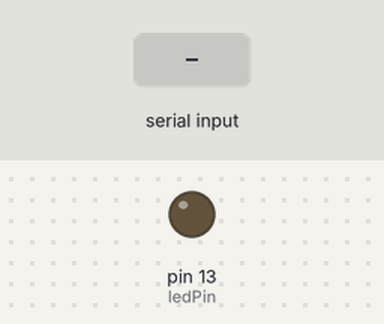
Bench run of a sketch on a simulated Arduino Uno, built with avr-gcc and run on an emulated ATmega328P. Shown: output pins drawn as LEDs (lit = HIGH). The test bench sets the inputs (shaded band).

Above: at 1.2 s.
1.3 s: byte 30 received over Serial
At 2.7 s:
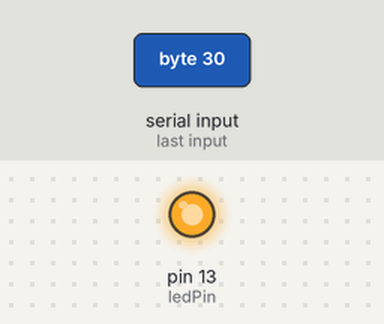
Timing chart, 0 to 4.3 s (numbered marks = the images above; inputs shaded):
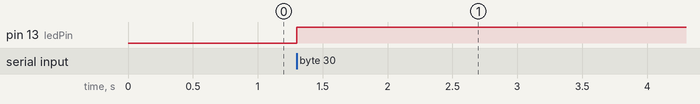

The sketch:

serial_input.ino
```cpp
int inByte = 0;         // incoming serial byte
int ledPin = 13;


void setup() {
  Serial.begin(9600);
  pinMode(ledPin, OUTPUT);
}

void loop() {
  if (Serial.available() > 0) {
    //Serial.println("received!");
    // get incoming byte:
    inByte = Serial.read();
  }
     //Serial.println(inByte);
     digitalWrite(ledPin, inByte);
}
```

Measured:
- after the input at 1.3 s, pin 13 (ledPin): LOW → HIGH at once
